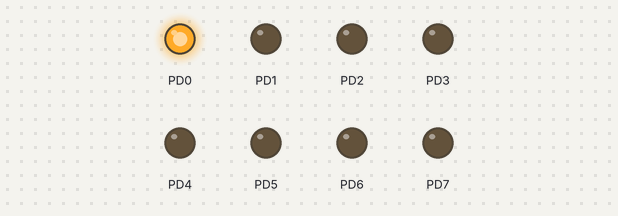
This program was run on a simulated ATmega32, built with avr-gcc and emulated at 8 MHz. On the bench: output pins drawn as LEDs (lit = HIGH).

Above: at 0.2 s.
At 1.2 s:
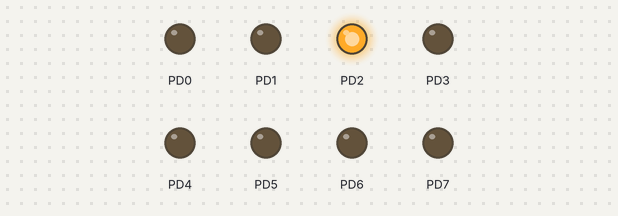
At 2.2 s:
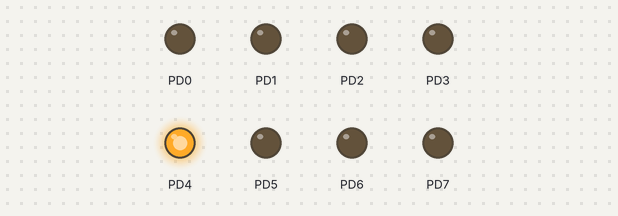
At 4.2 s:
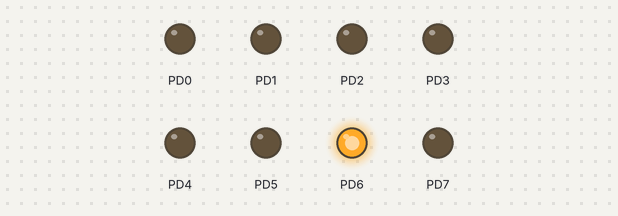
At 6.7 s:
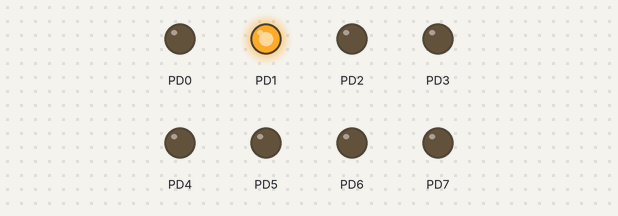
At 8.7 s:
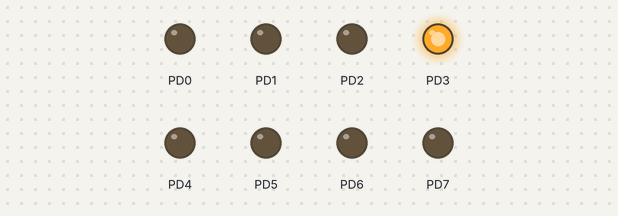
Timing chart, 0 to 9.1 s (numbered marks = the images above):
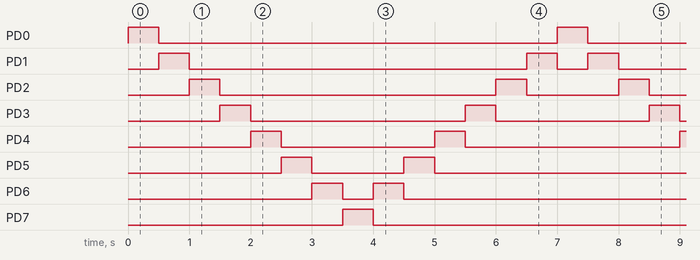

The program:

main.c
```c
#include "SET.h"

int main() {

	int array [] = {0b00000001,0b00000010,0b00000100,0b00001000,0b00010000,0b00100000,0b01000000,0b10000000};// tablica z warto ciami 1 dla kolejnych diod
	DDRD = 0b11111111; //Ustawia wyprowadzenia od PD0 do PD7 do pracy jako wyjscie
	int i = 0, direction = -1; // ustawienie indeksu dla tablicy oraz poczatkowego kierunku
	for (i = 0;; i += direction)
	{

		if ( i == 0 || i == 7 )
		{
			direction *= -1;	//Zmiana kierunku
		}

		PORTD = array[i];   // Zapalenie odpowiedniej diody
		_delay_ms(500);   	// Program czeka 0.5 sekundy
	}

}
```

SET.h
```c
#ifndef SET_H
#define SET_H

#include <avr/io.h>
#include <stdlib.h>
#include <string.h>
#include <util/delay.h>

#ifndef _BV
#define _BV(bit)				(1<<(bit))
#endif

#ifndef sbi
#define sbi(reg,bit)		reg |= (_BV(bit))
#endif

#ifndef cbi
#define cbi(reg,bit)		reg &= ~(_BV(bit))
#endif


#endif //SET_H
```

Measured:
- by itself, PD0, PD7: alternates HIGH for 0.50 s and LOW for 6.5 s
- by itself, PD1: repeats every 7.0 s: LOW 5.5 s, HIGH 0.50 s, LOW 0.50 s, HIGH 0.50 s
- by itself, PD2: repeats every 7.0 s: LOW 4.5 s, HIGH 0.50 s, LOW 1.5 s, HIGH 0.50 s
- by itself, PD3: repeats every 7.0 s: LOW 3.5 s, HIGH 0.50 s, LOW 2.5 s, HIGH 0.50 s
- by itself, PD4: repeats every 7.0 s: LOW 2.5 s, HIGH 0.50 s, LOW 3.5 s, HIGH 0.50 s
- by itself, PD5: repeats every 7.0 s: LOW 1.5 s, HIGH 0.50 s, LOW 4.5 s, HIGH 0.50 s
- by itself, PD6: repeats every 7.0 s: LOW 0.50 s, HIGH 0.50 s, LOW 5.5 s, HIGH 0.50 s
